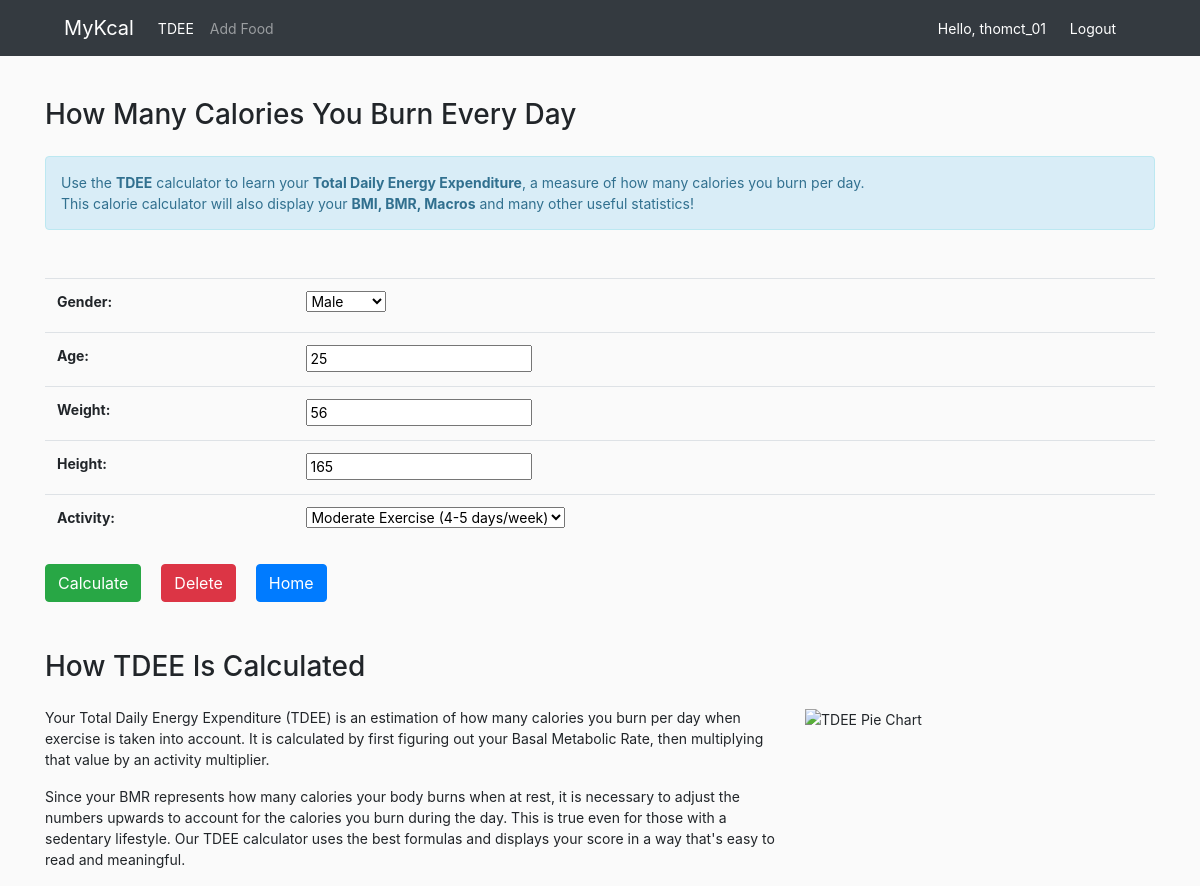
Page /profile/1/update (signed in) on the committed database.
### MyKcal/models.py (models this page shows, shortened)
class UserProfile(models.Model):
    user = models.OneToOneField(User, on_delete=models.CASCADE, primary_key=True)
    GENDER_CHOICES = (
      ('Male', 'Male'),
      ('Female', 'Female'),
    )
    gender = models.CharField(max_length=10, choices=GENDER_CHOICES)
    age=models.IntegerField()
    weight=models.IntegerField()
    height=models.IntegerField()
    activity=models.ForeignKey(Activity, on_delete=models.CASCADE)
    calories=models.IntegerField(default=0, blank=True)

### MyKcal/views.py (the view)
# urls.py: path('profile/<int:id>/update', views.updateProfile, name='updateProfile'),
@login_required(login_url='login')
def updateProfile(request, id):
    try:
        profile = UserProfile.objects.get(pk = id)
    except UserProfile.DoesNotExist:
        return redirect('createProfile')
    if request.method=="POST":
        form = UserProfileForm(request.POST, instance = profile)
        if form.is_valid():
            form.save()
            messages.success(request, 'Update profile successfully!')
            return redirect('profile')
    form = UserProfileForm(instance = profile)
    context = {'form': form, 'profile_id': profile.pk}
    return render(request, 'profile/userProfileForm.html', context)

### MyKcal/forms.py
class UserProfileForm(ModelForm):
    class Meta:
        model=UserProfile
        fields=['gender', 'age', 'weight', 'height', 'activity']

### MyKcal/models.py (called while the page is built)
    def __str__(self):
        return self.name

### MyKcal/templates/profile/userProfileForm.html (shortened to what this page needs)
{% extends 'home.html' %}
{% load static %}
{% block content %}
  <head>
  </head>
  <div class="profile-form">
    <h3>How Many Calories You Burn Every Day</h3>
    <div class="intro mt-4">
      Use the <b>TDEE</b> calculator to learn your <b>Total Daily Energy Expenditure</b>, a measure of how many calories you burn per day.
      <br />
      This calorie calculator will also display your <b><a class="link" href="{% url 'profile' %}">BMI, BMR, Macros</a></b> and many other useful statistics!
    </div>
    <form action="" method="POST" class="my-5">
      <table class="table">
        <tbody>
          {{ form.as_table }}
        </tbody>
      </table>
      <input type="submit" class="btn btn-success" value="Calculate">
      {% if profile_id %}
        <a class="btn btn-danger ml-3" href="{% url 'deleteProfile' id=profile_id %}"
          onclick="return confirm('Are you sure want to delete this profile?');">
          Delete
        </a>
      {% endif %}
      <a class="btn btn-primary ml-3" href="{% url 'home' %}">
        Home
      </a>
    </form>
    <h3>How TDEE Is Calculated</h3>
    <div class="row gx-4 mt-4">
      <div class="col-8">
        <p>Your Total Daily Energy Expenditure (TDEE) is an estimation of how many calories you burn per day when exercise is taken into account. It is calculated by first figuring out your Basal Metabolic Rate, then multiplying that value by an activity multiplier.</p>
        <p>Since your BMR represents how many calories your body burns when at rest, it is necessary to adjust the numbers upwards to account for the calories you burn during the day. This is true even for those with a sedentary lifestyle. Our TDEE calculator uses the best formulas and displays your score in a way that's easy to read and meaningful.</p>
      </div>
      <div class="col-4">
        <img src="https://tdeecalculator.net/assets/images/tdee-pie-chart.png"
          alt="TDEE Pie Chart" class="pull-right" width="300" height="154">
      </div>
    </div>
  </div>
{% endblock %}

### MyKcal/templates/nav.html (shortened to what this page needs)
{% load static %}
<nav class="navbar navbar-expand-lg navbar-dark bg-dark">
  <a class="navbar-brand ml-5" href="{% url 'home' %}">MyKcal</a>
  <div class="collapse navbar-collapse" id="navbarNavAltMarkup">
    <div class="navbar-nav">
      {% if request.user.pk %}
        <a class="nav-item nav-link active" href="{% url 'profile' %}">TDEE<span class="sr-only">(current)</span></a>
        <a class="nav-item nav-link" href={% url 'addFood' %}>Add Food</a>
      {% endif %}
    </div>
  </div>
  <div class="mr-5">
    {% if request.user.pk %}
      <span class="hello-msg">Hello, {{request.user}}</span>
      <span >
        <a class="hello-msg" href="{% url 'logout' %}">Logout</a>
      </span>
    {% else %}
      <span >
        <a class="hello-msg" href="{% url 'login' %}">Login</a>
      </span>
    {% endif %}
  </div>
</nav>

### MyKcal/templates/home.html (style rules this page uses)
body { background-color: #FAFAFA; font-size: 14px; }

### MyKcal/templates/nav.html (style rules this page uses)
.hello-msg { margin-right: 20px; color: white; }

### MyKcal/templates/profile/userProfileForm.html (style rules this page uses)
.intro { padding: 15px; margin-bottom: 20px; border: 1px solid transparent; border-radius: 4px; color: #31708f; background-color: #d9edf7; border-color: #bce8f1; }
.link { color: #31708f; }
.profile-form { font-size: 14px; }

### rows in the picture
UserProfile: gender "Male", age "25", weight "56", height "165", activity "Moderate Exercise (4-5 days/week)"

### other values in the picture
{{ request.user }} "thomct_01"
